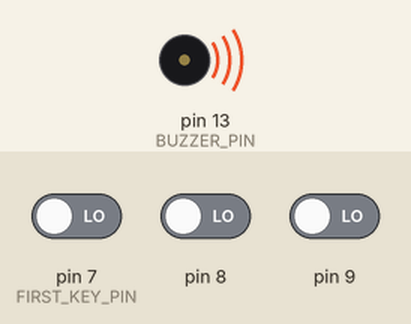
Bench run of a sketch on a simulated Arduino Uno, built with avr-gcc and run on an emulated ATmega328P. On the bench: buzzer (waves = sounding). The test bench sets the inputs (shaded band); at power-on: pin 7 (FIRST_KEY_PIN) LOW, pin 8 LOW, pin 9 LOW.

Above: at 1.2 s.
1.3 s: pin 7 (FIRST_KEY_PIN) driven HIGH and pin 8 driven HIGH and pin 9 driven HIGH
2.8 s: pin 7 (FIRST_KEY_PIN) driven LOW
At 3.8 s:
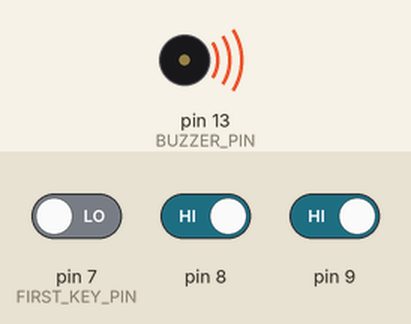
4.3 s: pin 7 (FIRST_KEY_PIN) driven HIGH
At 5.6 s:
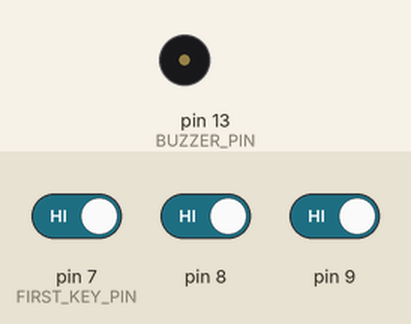
Timing chart, 0 to 7.3 s (numbered marks = the images above; inputs shaded):
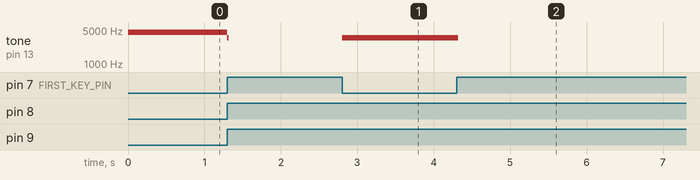

The sketch:

pot._cnopca_i_RGB.ino
```cpp
#define BUZZER_PIN    13       // пин с пищалкой (англ. «buzzer»)
#define FIRST_KEY_PIN 7  // первый пин с клавишей (англ. «key»)
#define KEY_COUNT     3  // общее количество клавиш

void setup()
{
  pinMode(BUZZER_PIN, OUTPUT);
}

void loop()
{
  // в цикле бежим по всем номерам кнопок от 0-го по 2-й
  for (int i = 0; i < KEY_COUNT; ++i) {
    // на основе номера кнопки вычисляем номер её пина
    int keyPin = i + FIRST_KEY_PIN;

    // считываем значение с кнопки. Возможны всего 2 варианта:
    //  * высокий сигнал, 5 вольт, истина — кнопка отпущена
    //  * низкий сигнал, земля, ложь — кнопка зажата
    boolean keyUp = digitalRead(keyPin);

    // проверяем условие «если не кнопка отпущена». Знак «!»
    // перед булевой переменной означает отрицание, т.е. «не».
    if (!keyUp) {
      // рассчитываем высоту ноты в герцах в зависимости от
      // клавиши, которую рассматриваем на данном этапе цикла.
      // Мы получим значение 3500, 4000 или 4500
      int frequency = 3500 + i * 500;

      // Заставляем пищалку пищать с нужной частотой в течение
      // 20 миллисекунд. Если клавиша останется зажатой, пищалка
      // вновь зазвучит при следующем проходе loop, а мы услышим
      // непрерывный звук
      tone(BUZZER_PIN, frequency, 20);
    }
  }
}
```

Measured:
- after the input at 2.8 s, tone on pin 13 (BUZZER_PIN): silent → 3500 Hz at once
- after the input at 4.3 s, tone on pin 13 (BUZZER_PIN): 3500 Hz → silent at once
